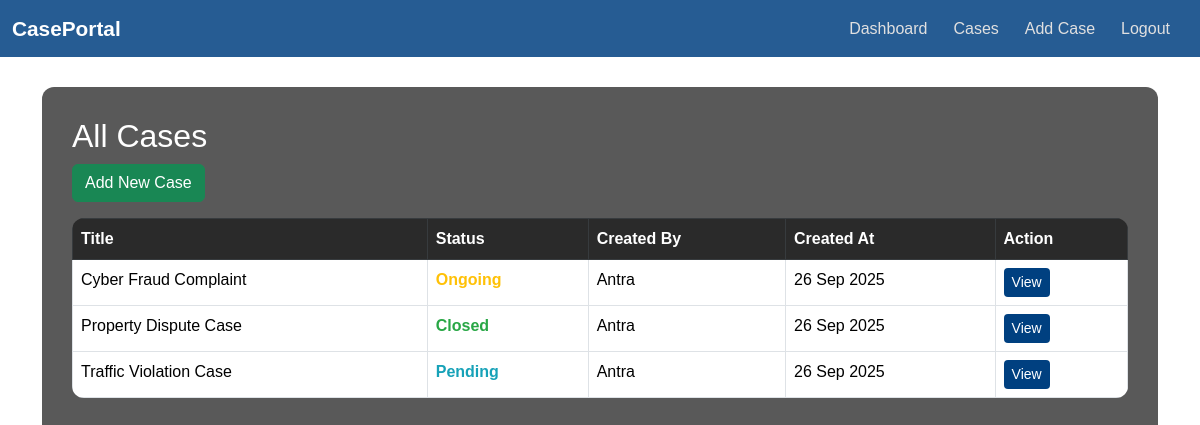
Screenshot of /cases/ (signed in) with the database file from the repository.
### core/models.py (models this page shows, shortened)
class Case(models.Model):
    STATUS_CHOICES = [
        ('Pending', 'Pending'),
        ('Ongoing', 'Ongoing'),
        ('Closed', 'Closed'),
    ]
    title = models.CharField(max_length=200)
    description = models.TextField()
    status = models.CharField(max_length=20, choices=STATUS_CHOICES, default='Pending')
    created_by = models.ForeignKey(User, on_delete=models.CASCADE, related_name='cases')
    created_at = models.DateTimeField(auto_now_add=True)

### core/views.py (the view)
# urls.py: path('cases/', views.case_list, name="case_list"),
@login_required
def case_list(request):
    cases = Case.objects.filter(created_by=request.user)
    return render(request, "core/case_list.html", {"cases": cases})

### core/templates/core/case_list.html (shortened to what this page needs)
{% extends "core/base.html" %}
{% block content %}
<!DOCTYPE html>
<html>
<head>
</head>
<body>
    <div class="overlay">
        <h2>All Cases</h2>
        <a href="{% url 'add_case' %}" class="btn btn-success mb-3">Add New Case</a>
        <table class="table table-bordered table-hover">
            <thead class="table-dark">
                <tr>
                    <th>Title</th>
                    <th>Status</th>
                    <th>Created By</th>
                    <th>Created At</th>
                    <th>Action</th>
                </tr>
            </thead>
            <tbody>
                {% for case in cases %}
                <tr>
                    <td>{{ case.title }}</td>
                    <td class="status {{ case.status|lower }}">{{ case.status }}</td>
                    <td>{{ case.created_by.username }}</td>
                    <td>{{ case.created_at|date:"d M Y" }}</td>
                    <td>
                        <a href="{% url 'case_detail' case.id %}" class="btn btn-primary btn-sm">View</a>
                    </td>
                </tr>
                {% empty %}
                <tr>
                    <td colspan="5" class="text-center">No cases available.</td>
                </tr>
                {% endfor %}
            </tbody>
        </table>
    </div>
</body>
</html>
{% endblock %}

### core/templates/core/base.html (style rules this page uses)
body { background: linear-gradient(rgba(0,0,0,0.4), rgba(0,0,0,0.4)), url('https://images.unsplash.com/photo-1599058917214-8f3f36f618e6?auto=format&fit=crop&w=1350&q=80') no-repeat center center/cover; font-family: 'Segoe UI', Tahoma, Geneva, Verdana, sans-serif; min-height: 100vh; margin: 0; color: #fff; }
.btn-primary { background: #004080; border: none; }

### core/templates/core/case_list.html (style rules this page uses)
body { background: url("https://images.unsplash.com/photo-1556761175-4b46a572b786?auto=format&fit=crop&w=1600&q=80") no-repeat center center fixed; background-size: cover; font-family: Arial, sans-serif; }
.overlay { background: rgba(0, 0, 0, 0.65); min-height: 100vh; padding: 30px; border-radius: 12px; }
h2, table, th { color: white !important; }
td { color: black !important; }
.table { background: rgba(255,255,255,0.1); border-radius: 12px; overflow: hidden; }
.table th { background: rgba(0,0,0,0.6); }
.status.closed { color: #28a745 !important; font-weight: bold; }
.status.ongoing { color: #ffc107 !important; font-weight: bold; }
.status.pending { color: #17a2b8 !important; font-weight: bold; }
a.btn { margin-right: 5px; }

### rows the page displays
Case: title "Cyber Fraud Complaint", status "Ongoing", created_by.username "Antra", created_at "26 Sep 2025"
Case: title "Property Dispute Case", status "Closed", created_by.username "Antra", created_at "26 Sep 2025"
Case: title "Traffic Violation Case", status "Pending", created_by.username "Antra", created_at "26 Sep 2025"
